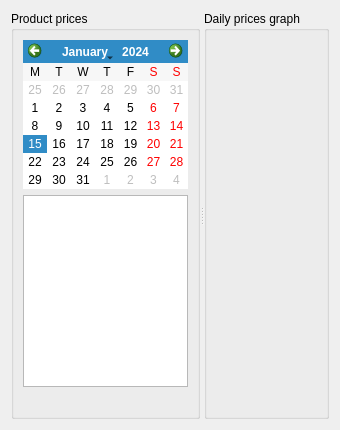
           <widget class="QWidget" name="tabGraphicsIntraday">
            <attribute name="title">
             <string>Daily</string>
            </attribute>
            <layout class="QHBoxLayout" name="horizontalLayout">
             <item>
              <widget class="QSplitter" name="splitter">
               <property name="orientation">
                <enum>Qt::Horizontal</enum>
               </property>
               <widget class="QGroupBox" name="groupBox_3">
                <property name="sizePolicy">
                 <sizepolicy hsizetype="Expanding" vsizetype="Expanding">
                  <horstretch>0</horstretch>
                  <verstretch>0</verstretch>
                 </sizepolicy>
                </property>
                <property name="maximumSize">
                 <size>
                  <width>400</width>
                  <height>16777215</height>
                 </size>
                </property>
                <property name="title">
                 <string>Product prices</string>
                </property>
                <layout class="QVBoxLayout" name="verticalLayout_6">
                 <item>
                  <layout class="QVBoxLayout" name="verticalLayout_3">
                   <item>
                    <layout class="QHBoxLayout" name="horizontalLayout_7">
                     <item>
                      <spacer name="horizontalSpacer">
                       <property name="orientation">
                        <enum>Qt::Horizontal</enum>
                       </property>
                       <property name="sizeHint" stdset="0">
                        <size>
                         <width>40</width>
                         <height>20</height>
                        </size>
                       </property>
                      </spacer>
                     </item>
                     <item>
                      <widget class="QCalendarWidget" name="calendar">
                       <property name="maximumSize">
                        <size>
                         <width>300</width>
                         <height>200</height>
                        </size>
                       </property>
                       <property name="firstDayOfWeek">
                        <enum>Qt::Monday</enum>
                       </property>
                       <property name="horizontalHeaderFormat">
                        <enum>QCalendarWidget::SingleLetterDayNames</enum>
                       </property>
                       <property name="verticalHeaderFormat">
                        <enum>QCalendarWidget::NoVerticalHeader</enum>
                       </property>
                      </widget>
                     </item>
                     <item>
                      <spacer name="horizontalSpacer_2">
                       <property name="orientation">
                        <enum>Qt::Horizontal</enum>
                       </property>
                       <property name="sizeHint" stdset="0">
                        <size>
                         <width>40</width>
                         <height>20</height>
                        </size>
                       </property>
                      </spacer>
                     </item>
                    </layout>
                   </item>
                   <item>
                    <widget class="myQTableWidget" name="tblIntradia">
                     <property name="contextMenuPolicy">
                      <enum>Qt::CustomContextMenu</enum>
                     </property>
                     <property name="alternatingRowColors">
                      <bool>true</bool>
                     </property>
                     <property name="selectionBehavior">
                      <enum>QAbstractItemView::SelectRows</enum>
                     </property>
                     <attribute name="verticalHeaderVisible">
                      <bool>false</bool>
                     </attribute>
                    </widget>
                   </item>
                   <item>
                    <widget class="QLabel" name="lblIntradayVariance">
                     <property name="text">
                      <string/>
                     </property>
                    </widget>
                   </item>
                  </layout>
                 </item>
                </layout>
               </widget>
               <widget class="QGroupBox" name="grpGraphIntraday">
                <property name="sizePolicy">
                 <sizepolicy hsizetype="Maximum" vsizetype="Expanding">
                  <horstretch>0</horstretch>
                  <verstretch>0</verstretch>
                 </sizepolicy>
                </property>
                <property name="title">
                 <string>Daily prices graph</string>
                </property>
                <layout class="QHBoxLayout" name="horizontalLayout_11">
                 <item>
                  <layout class="QVBoxLayout" name="layIntraday"/>
                 </item>
                </layout>
               </widget>
              </widget>
             </item>
            </layout>
           </widget>
